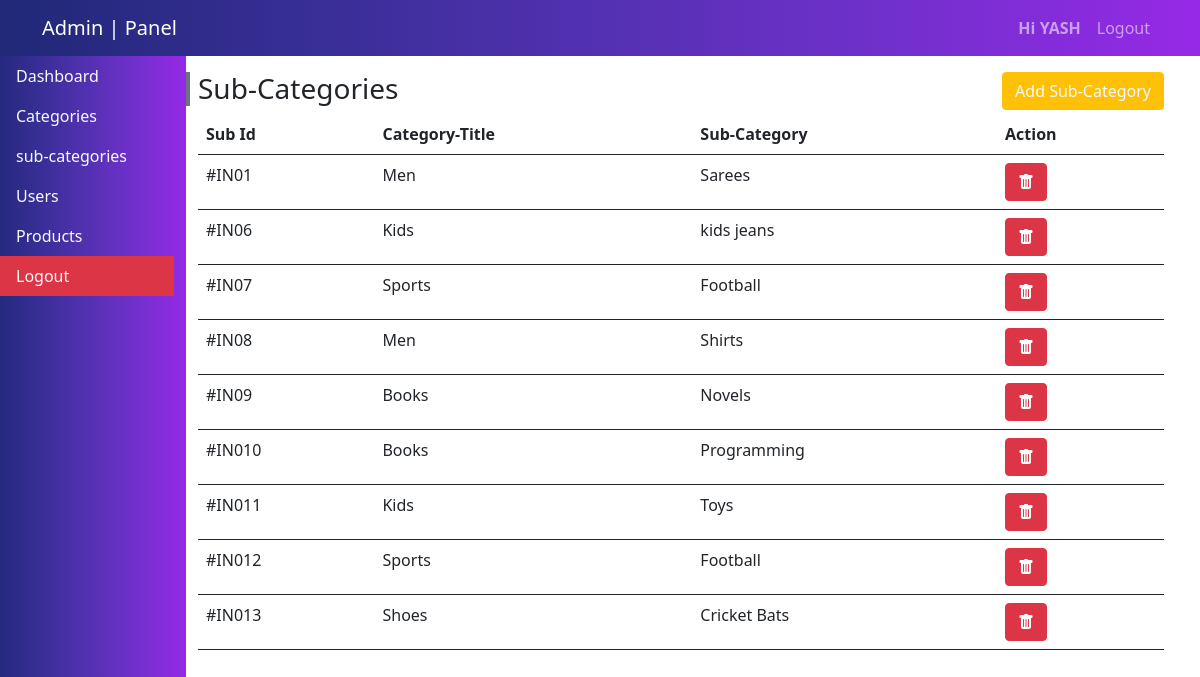
The app's page /admin/sub_category.php (signed in) with its own data.
### tables this page shows
CREATE TABLE `sub_category` (
  `sub_id` int(11) NOT NULL,
  `cat_id` int(11) NOT NULL,
  `sub_title` varchar(200) NOT NULL
);

CREATE TABLE `category` (
  `c_id` int(11) NOT NULL,
  `c_title` varchar(200) NOT NULL
);

### admin/admin_config.php (called while the page is built, shortened)
<?php
$conn = mysqli_connect("localhost","root","","shopsy") or die("db fail");
function callingAlldata($table){
    $array=[];
    global $conn;
    $query = mysqli_query($conn,"select * from $table");
    while ($row = mysqli_fetch_array($query)) {
        $array[] = $row;
    }
    return $array;
}
function singleCalling($table){
    global $conn;
    $query = mysqli_query($conn,"select * from $table");
    $row = mysqli_fetch_array($query);
    return $row;
}
?>

### admin/sub_category.php (the view, shortened to what this page needs)
<?php include "admin_config.php" ?>
<!DOCTYPE html>
<html lang="en">
<head>
    <link rel="stylesheet" href="https://cdn.jsdelivr.net/npm/bootstrap-icons@1.7.2/font/bootstrap-icons.css">
    <link href="https://cdn.jsdelivr.net/npm/bootstrap@5.1.3/dist/css/bootstrap.min.css" rel="stylesheet">
</head>
<body>
    <?php include "header.php" ?>
    <div class="container-fluid ps-0">
        <div class="row w-100 p-0">
            <div class="col-2" id="side" style="height:100vh;overflow-y:scroll">
                <?php include "side.php"; ?>
            </div>
            <div class="col-10">
                <div class="row mt-3">
                    <div class="col-6 p-0">
                        <h3 class="ps-2 border-4 border-start border-secondary">Sub-Categories</h3>
                    </div>
                    <div class="col-6">
                        <a href="#insertsubCat" class="btn btn-warning text-light float-end" data-bs-toggle="modal">Add Sub-Category</a>
                    </div>
                </div>
                <table class="table border-0">
                    <tr>
                        <th>Sub Id</th>
                        <th>Category-Title</th>
                        <th>Sub-Category</th>
                        <th>Action</th>
                    </tr>
                    <?php
                    $data = callingAlldata("sub_category JOIN category ON sub_category.cat_id = category.c_id");
                    foreach ($data as $value) { ?>
                    <tr>
                        <td>#IN0<?= $value['sub_id']; ?></td>
                        <td><?= $value['c_title']; ?></td>
                        <td><?= $value['sub_title']; ?></td>
                        <td><a href="sub_category.php?del_sub=<?=$value['sub_id'];?>" class="btn btn-danger "><i class="bi bi-trash-fill"></i></a></td>
                    </tr>
                    <?php } ?>
                </table>
            </div>
        </div>
    </div>
</body>
</html>

### admin/header.php (shortened to what this page needs)
<?php  if (isset($_SESSION['user'])) {
  $log = $_SESSION['user'];
  $name = singleCalling("admin where username = '$log'");
}  ?>
<nav class="navbar navbar-expand-lg navbar-dark sticky-top" id="navbar_color">
  <div class="container">
    <a href="index.php" class="navbar-brand">Admin | Panel</a>
    <ul class="navbar-nav">
      <?php if (isset($_SESSION['user'])) { ?>
        <li class="nav-item"><a href="index.php" class="nav-link fw-bold">Hi <?= $name['id_name']; ?></a></li>
        <li class="nav-item"><a href="admin_logout.php" class="nav-link">Logout</a></li>
     <?php } else {?>
      <li class="nav-item"><a href="admin_login.php" class="nav-link">Login</a></li>
    <?php } ?>
    </ul>
  </div>
</nav>

### admin/sub_category.php (style rules this page uses)
#side { background-image: linear-gradient(to right, rgba(32, 40, 119, 1), rgba(55, 46, 149, 1), rgba(83, 49, 177, 1), rgba(114, 48, 205, 1), rgba(150, 41, 230, 1)) !important }

### admin/header.php (style rules this page uses)
#navbar_color { background-image: linear-gradient(to right, rgba(32, 40, 119, 1), rgba(55, 46, 149, 1), rgba(83, 49, 177, 1), rgba(114, 48, 205, 1), rgba(150, 41, 230, 1)) !important }

### records on screen
sub_category: sub_id "1", category.c_title "Men", sub_title "Sarees"
sub_category: sub_id "6", category.c_title "Kids", sub_title "kids jeans"
sub_category: sub_id "7", category.c_title "Sports", sub_title "Football"
sub_category: sub_id "8", category.c_title "Men", sub_title "Shirts"
sub_category: sub_id "9", category.c_title "Books", sub_title "Novels"
sub_category: sub_id "10", category.c_title "Books", sub_title "Programming"
sub_category: sub_id "11", category.c_title "Kids", sub_title "Toys"
sub_category: sub_id "12", category.c_title "Sports", sub_title "Football"
sub_category: sub_id "13", category.c_title "Shoes", sub_title "Cricket Bats"

### other values on screen
$name['id_name'] "YASH"
